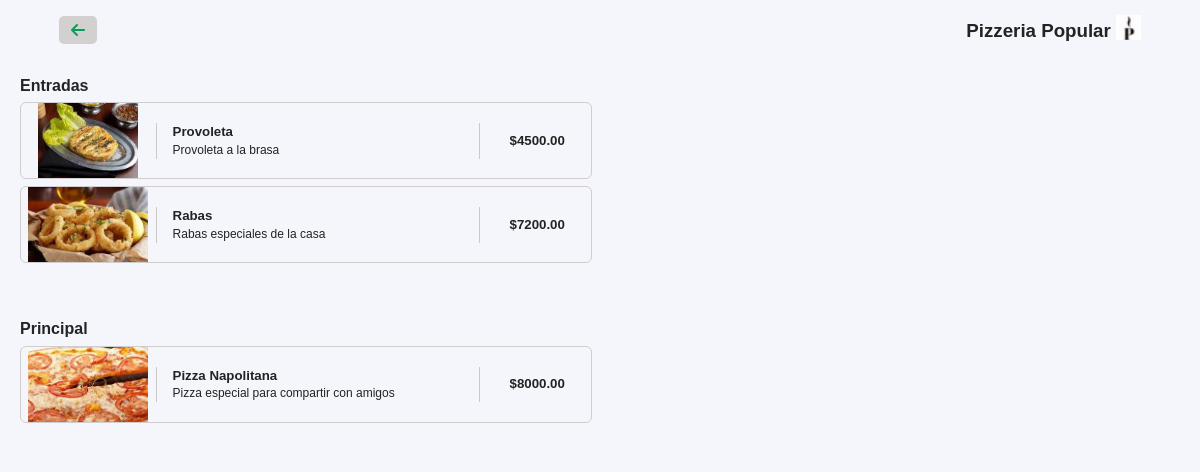
Screenshot of /service/pizzeria_popular/piz1/almuerzo with the database file from the repository.
### restaurants/models.py (models this page shows, shortened)
class Restaurant(models.Model):
    def get_upload_to_path_logo(self, filename):
        return f'{self.slug}/logo/{filename}'
    def get_upload_to_path_image(self, filename):
        return f'{self.slug}/image/{filename}'
    id= models.AutoField(primary_key=True)
    name= models.CharField(max_length=80)
    slug= models.SlugField(max_length=20, unique=True)
    description= models.TextField(max_length=1000, blank=True, null=True)
    logo= models.ImageField(upload_to=get_upload_to_path_logo, default="default_restaurant_logo.png")
    image= models.ImageField(upload_to=get_upload_to_path_image, default="default_restaurant_image.png")
    primary_color= models.CharField(max_length=7, validators=[functions.validate_color_hex])
    secondary_color= models.CharField(max_length=7, validators=[functions.validate_color_hex])
    q_branches= models.PositiveSmallIntegerField(default=1, validators=[functions.validate_not_zero])
    created= models.DateTimeField(auto_now_add= True)
    updated= models.DateTimeField(auto_now= True)
    class Meta:
        verbose_name=  "Restaurant"
        verbose_name_plural= "Restaurants"

class Branch(models.Model):
    def get_upload_to_path_image(self, filename):
        return f'{self.restaurant.slug}/image/{self.slug}/{filename}'
    restaurant= models.ForeignKey(Restaurant, on_delete=models.CASCADE)
    id = models.AutoField(primary_key=True)
    name= models.CharField(max_length= 100)
    ubication= models.CharField(max_length= 200, default='unknown')
    slug= models.SlugField(max_length=20, unique=True)
    image= models.ImageField(upload_to=get_upload_to_path_image, default= "default_branch.png")
    created= models.DateTimeField(auto_now_add= True)
    updated= models.DateTimeField(auto_now= True)
    class Meta:
        verbose_name=  "Branch"
        verbose_name_plural= "Branches"

class Category(models.Model):
    type_of_category= models.ForeignKey(TypeOfCategory, on_delete=models.CASCADE)
    id = models.AutoField(primary_key= True)
    name= models.CharField(max_length=80)
    slug= models.SlugField(max_length=20, unique=True)
    created= models.DateTimeField(auto_now_add= True)
    updated= models.DateTimeField(auto_now= True)
    class Meta:
        verbose_name=  "Category"
        verbose_name_plural= "Categories"

class MenuItem(models.Model):
    category= models.ForeignKey(Category, on_delete=models.CASCADE)
    def get_upload_to_path_image(self, filename):
        return f'{self.category.type_of_category.branch.restaurant.slug}/image/{self.category.type_of_category.branch.slug}/{self.category.type_of_category.slug}/{self.category.slug}/{filename}'
    id = models.AutoField(primary_key= True)
    name= models.CharField(max_length=80)
    description= models.TextField(max_length=1000, blank=True, null=True)
    image= models.ImageField(upload_to=get_upload_to_path_image, default= 'default_menu_item.jpg')
    price= models.DecimalField(max_digits= 10, decimal_places= 2)
    in_stock= models.BooleanField(default= True)
    created= models.DateTimeField(auto_now_add= True)
    updated= models.DateTimeField(auto_now= True)
    class Meta:
        verbose_name=  "Menu Item"
        verbose_name_plural= "Menu Items"

### restaurants/views.py (the view)
# urls.py: path('<str:restaurant_slug>/<str:branch_slug>/<str:type_of_category_slug>', views.types, name= 'types'),
def types(request, restaurant_slug, branch_slug, type_of_category_slug):
    restaurant = functions.get_restaurant(restaurant_slug)
    if not restaurant: return HttpResponse(f"Couldn't find a restaurant with slug '{restaurant_slug}'")
    branch = functions.get_branch(branch_slug, restaurant)
    if not branch: return HttpResponse(f"Couldn't find a branch with slug '{branch_slug}' in restaurant '{restaurant.name}'")
    type_of_category= functions.get_type(type_of_category_slug, branch)
    if not type_of_category: return HttpResponse(f"Couldn't find a type of category with slug '{type_of_category_slug}'")
    order= Order(request)
    categories= models.Category.objects.filter(type_of_category= type_of_category)
    menu_items= functions.get_menu_items(categories)
    params= {
        "restaurant": restaurant,
        "branch": branch,
        "type": type_of_category,
        "menu_items": menu_items,
    }
    if order.is_branch(branch): params['order'] = order.get_order()
    else: params['order'] = {}
    return render(request, 'restaurants/restaurant/branches/types.html', params)

### order/order.py (called while the page is built)
    def get_order(self): return self.order

    def is_branch(self, branch):
        if self.order:
            if self.order['branch_slug']== branch.slug: return True
            else: return False
        else: return True

### restaurants/functions.py (called while the page is built)
def get_restaurant(slug):
    try:
        return models.Restaurant.objects.get(slug=slug)
    except ObjectDoesNotExist:
        return None

def get_branch(b_slug, rest):
    try:
        return models.Branch.objects.get(slug=b_slug, restaurant=rest)
    except ObjectDoesNotExist:
        return None

def get_type(t_slug, branch):
    try:
        type_of_category = models.TypeOfCategory.objects.get(slug=t_slug, branch= branch)
        return type_of_category
    except ObjectDoesNotExist:
        return None

def get_menu_items(categories):
    menu_items= {}
    for category in categories:
        i= models.MenuItem.objects.filter(category= category)
        menu_items[category.name]= i
    return menu_items

### templates/restaurants/restaurant/branches/types.html (shortened to what this page needs)
<!DOCTYPE html>
<html lang="en">
{% load static %}
<head>
    <link rel="stylesheet" href="{% static 'css/restaurants/restaurants.css' %}">
    <link rel="stylesheet" href="{% static 'css/restaurants/restaurant/branches/types.css' %}">
</head>
<body>
    <header>
        <a href="{% url 'branches' restaurant.slug branch.slug %}" class="boton fa-solid fa-arrow-left"> </a> <h3 class="p">   {{ restaurant.name }} <img class="logo" src="{{ restaurant.logo.url }}" alt="{{ restaurant.name }} logo"></h3>
    </header>
    <section class="section">
        {% if menu_items %}
        {% for key, val in menu_items.items %}
            <h4 class="resname"> {{ key }} </h4>
            <section class="wrap">
                {% for menu_item in val %}
                    {% if menu_item.in_stock %}
                        <div class="wrap column-2 carta">
                            <div class="plato-carta add-link" data-link="{% url 'add_item_order' restaurant.slug branch.slug menu_item.id %}">
                                <div class="img-plato-carta">
                                    <img src="{{ menu_item.image.url }}" alt="{{ menu_item.name }} image">
                                </div>
                                <div class="title-plato-carta">
                                    <h5 class="p"> {{ menu_item.name }} </h5>
                                    <p class="description"> {{ menu_item.description }} </p>
                                </div>
                                <div class="precio-plato-carta">
                                    <h5 class="p"> ${{ menu_item.price }} </h5>
                                </div>
                            </div>
                        </div>
                    {% endif %}
                {% endfor %}
            </section>
        {% endfor %}
    {% else %}
        <p> There are not menu items available at the moment </p>
        <p> Talk with somebody in charge </p>
    {% endif %}
    </section>
</body>
</html>

### static/css/restaurants/restaurants.css (style rules this page uses)
:root { --background: #F4F6FC; --backsec1: #e7e9ef; --backsec2: #F4F6FC; --logoGreen: #079F56 ; --letras: #232323; --botones: #d3d0d0; }
* { margin: 0; padding: 0; box-sizing: border-box; }
body { font-family: 'Arial', sans-serif; line-height: 1.4; background-color: var(--background); }
.section { background-color: var(--background); padding: 20px; }
header { position: fixed; top: -1px; left: -1px; right: -1px; padding: 1rem 5%; display: flex; align-items: center; justify-content: space-between; z-index: 1000; background-color: var(--background); }
.resname { color: var(--letras); margin-top: 55px; }
.logo { margin-bottom: -3px; height: 25px; width: 25px; }
p { color: var(--letras); }
.p { color: var(--letras); }
.boton { display: inline-block; padding: 6px 12px; background-color: var(--botones); color: var(--logoGreen); text-decoration: none; border-radius: 5px; transition: background-color 0.3s; }

### static/css/restaurants/restaurant/branches/types.css (style rules this page uses)
.add-link { cursor: pointer; }
.wrap { width: 100% !important; margin: 0 auto; margin-bottom: 2px; }
.column-2.carta { display: grid; grid-template-columns: repeat(2,1fr); column-gap: 1rem; row-gap: 1rem; }
.plato-carta { display: flex; align-items: center; border: 1px solid #cfcdcd; border-radius: 6px; margin-top: 5px; }
.img-plato-carta { display: flex; flex-basis: 25%; justify-content: center; width: 120px; height: 75px; overflow: hidden; }
.img-plato-carta img { max-width: 120px; height: 100%; object-fit: cover; }
.title-plato-carta { border: 1px solid #cac8c8; border-bottom: none; border-top: none; flex-basis: 60%; padding: 0 1rem; }
.precio-plato-carta { display: flex; flex-basis: 20%; align-items: center; justify-content: center; font-weight: bold; margin-left: 3px; height: 100%; position: relative; }
.description { font-size: 12px; }

### rows the page displays
Restaurant: name "Pizzeria Popular", logo (picture)
Category: menu_items "Entradas"
MenuItem: image (picture), name "Provoleta", description "Provoleta a la brasa", price "4500.00"
MenuItem: image (picture), name "Rabas", description "Rabas especiales de la casa", price "7200.00"
Category: menu_items "Principal"
MenuItem: image (picture), name "Pizza Napolitana", description "Pizza especial para compartir con amigos", price "8000.00"
